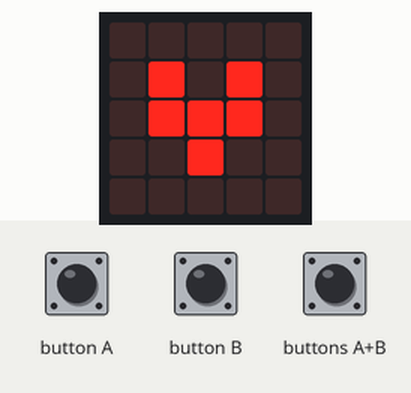
The program below on a simulated BBC micro:bit (MakeCode). Parts: the board's 5×5 LED display. The inputs (shaded band) are chosen by the test bench. Random numbers come from a fixed seed; the 48×5 strip is a reading aid, not a part: it shows the text the display is scrolling, unrolled, one strip-width of it at a time.

Above: at 1.2 s.
1.3 s: buttons A+B pressed for 0.15 s
At 3.7 s:
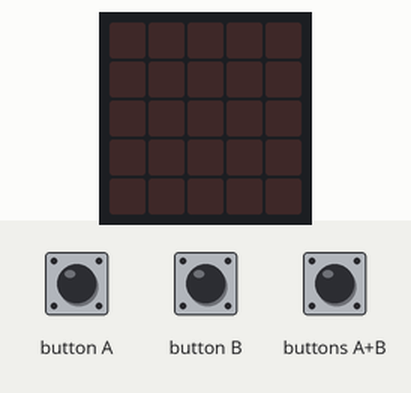
4.4 s: button B pressed for 0.15 s
At 6.6 s:
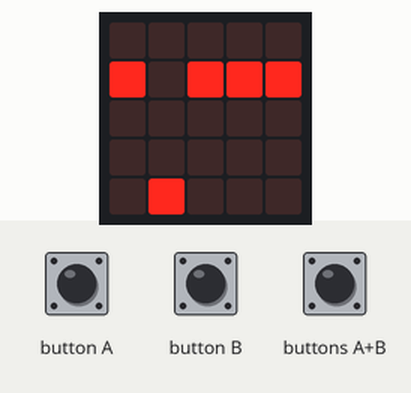
7.5 s: button A pressed for 0.15 s
At 8.6 s:
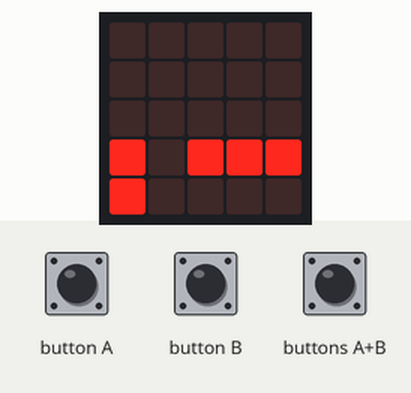
10.6 s: buttons A+B pressed for 1 s
At 13.01 s:
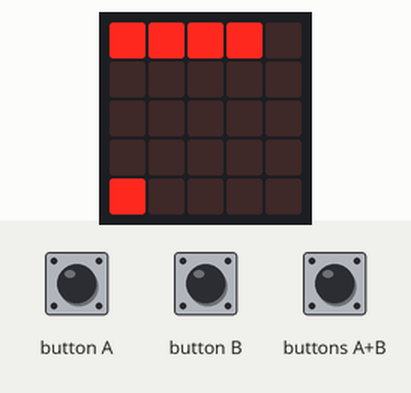
13.1 s: button B pressed for 0.15 s
At 14.6 s:
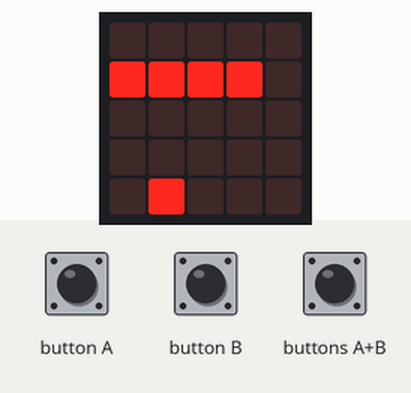
16.2 s: button A pressed for 0.15 s
At 17.3 s:
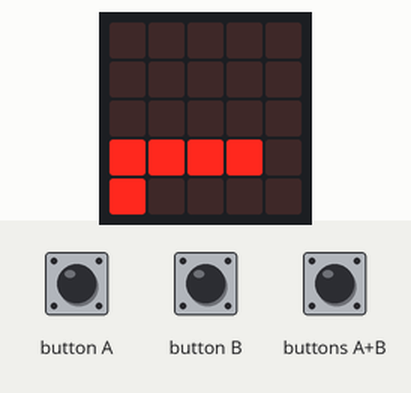
Timing chart, 0 to 19.2 s (numbered marks = the images above; inputs shaded):
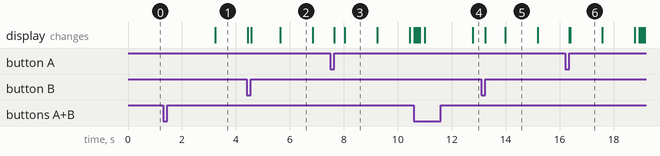

The program:

main.ts
```typescript
function anzeigenSpielstand () {
    basic.clearScreen()
    basic.showNumber(Spielstand - 1)
}
function FahrerTrainer () {
    basic.clearScreen()
    // YPosition ist außerhalb des Bildschirmes
    if (begrenzungsLichterYPosition == 5) {
        if (freieXPosition != fahrerXPosition) {
            zustand = 1
        } else {
            Spielstand += 1
            erhöheV(Spielstand)
        }
        initialisiereBegrenzungsLichter()
        return 0
    }
    for (let j = 0; j <= 3; j++) {
        led.plot(begrenzungsLichterXPositionen[j], begrenzungsLichterYPosition)
    }
    begrenzungsLichterYPosition += 1
    led.plot(fahrerXPosition, 4)
    return 0
}
function SpielEnde () {
    basic.clearScreen()
    Geschwindigkeit = 0
    basic.showIcon(IconNames.No)
}
input.onButtonPressed(Button.A, function () {
    if (zustand == 0) {
        if (fahrerXPosition == 0) {
            fahrerXPosition = 1
        }
        led.unplot(fahrerXPosition, 4)
        fahrerXPosition += -1
        led.plot(fahrerXPosition, 4)
    }
})
// Weiterentwicklung von DriverGame
input.onButtonPressed(Button.AB, function () {
    if (zustand != 0) {
        zustand = 0
        Spielstand = 0
    }
})
// Wenn der Spielstand durch 3 teilbar ist, dann erhöhe die Geschwindigkeit um 20%
function erhöheV (SpSt: number) {
    if (SpSt % 3 == 0) {
        Geschwindigkeit += 1
    }
}
input.onButtonPressed(Button.B, function () {
    if (zustand == 0) {
        if (fahrerXPosition == 4) {
            fahrerXPosition = 3
        }
        led.unplot(fahrerXPosition, 4)
        fahrerXPosition += 1
        led.plot(fahrerXPosition, 4)
    }
})
function fahrerblinken () {
    basic.clearScreen()
    for (let Index = 0; Index <= 2; Index++) {
        led.unplot(fahrerXPosition, 4)
        basic.pause(50)
        led.plot(fahrerXPosition, 4)
        basic.pause(50)
    }
}
function initialisiereBegrenzungsLichter () {
    // Setze die Y Positon an den oberen Rand
    begrenzungsLichterYPosition = 0
    // Generiere eine zufällige freie Position
    freieXPosition = randint(0, 4)
    // Lösche das Feld
    begrenzungsLichterXPositionen = []
    // mögliche Werte von 0..4 entspricht der X Position der Begrenzungslichter
    //
    for (let xPos = 0; xPos <= 4; xPos++) {
        // Diese XPosition muss frei bleiben!
        if (freieXPosition != xPos) {
            // 4 Positionen werden gespeichert in dem Feld
            begrenzungsLichterXPositionen.push(xPos)
        }
    }
}
let IndexV = 0
let begrenzungsLichterYPosition = 0
let begrenzungsLichterXPositionen: number[] = []
let freieXPosition = 0
let Spielstand = 0
let Geschwindigkeit = 0
let fahrerXPosition = 0
let zustand = 0
zustand = 4
fahrerXPosition = 0
Geschwindigkeit = 0
Spielstand = 0
freieXPosition = 0
// Lösche das Feld
begrenzungsLichterXPositionen = []
begrenzungsLichterYPosition = 5
basic.forever(function () {
    if (zustand == 0) {
        IndexV += 1
        if (IndexV % (10 - Geschwindigkeit) == 0) {
            FahrerTrainer()
        }
    } else if (zustand == 1) {
        zustand = 2
        fahrerblinken()
    } else if (zustand == 2) {
        zustand = 3
        SpielEnde()
    } else if (zustand == 3) {
        zustand = 2
        anzeigenSpielstand()
    } else {
        basic.showIcon(IconNames.SmallHeart)
    }
    basic.pause(100)
})
```

test.ts
```typescript
// Hier kann man Tests durchführen; diese Datei wird nicht kompiliert, wenn dieses Paket als Erweiterung verwendet wird.
```

Measured:
- after the input at 1.3 s, the display: changes after 1.9 s (image 1)
- what the display in image 2 shows lasts 1.2 s, from 5.6 s to 6.8 s
